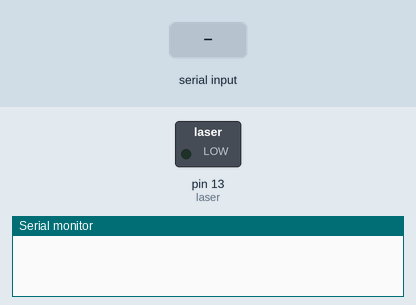
The sketch below on a simulated Arduino Uno, built with avr-gcc and run on an emulated ATmega328P. Parts: switched loads named in the sketch (green lamp = pin HIGH), the last lines printed to the serial monitor. The inputs (shaded band) are chosen by the test bench.

Above: at 1.2 s.
1.3 s: "cow" received over the second serial link
At 2.5 s:
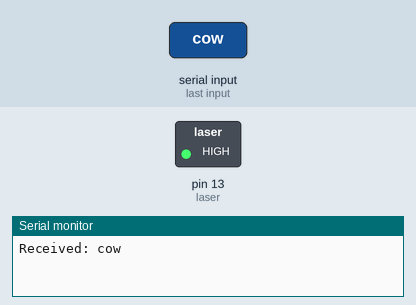
2.8 s: "end" received over the second serial link
At 3.6 s:
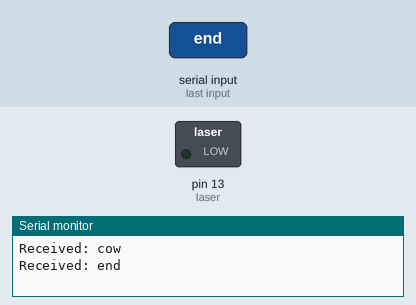
Timing chart, 0 to 5.8 s (numbered marks = the images above; inputs shaded):
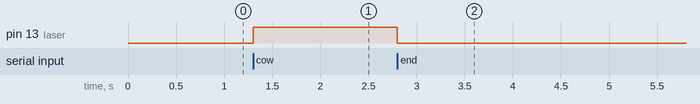

The sketch:

BLUTOOTH.ino
```cpp
#include <SoftwareSerial.h>

SoftwareSerial BTSerial(2, 3); // RX to 2, TX to 3
int laser = 13;

void setup() {
  Serial.begin(9600);
  BTSerial.begin(9600);
  pinMode(laser, OUTPUT);
}

void loop() {
  if (BTSerial.available()) {
    char receivedData[4] = {0}; // 크기 4로 변경 (3문자 + NULL)
    if (BTSerial.readBytes(receivedData, 3) == 3) { // 정확히 3바이트를 읽기
      if (strcmp(receivedData, "cow") == 0) {
        digitalWrite(laser, HIGH);
      }
      else if(strcmp(receivedData,"end")== 0){
        digitalWrite(laser,LOW);
      }
      Serial.print("Received: ");
      Serial.println(receivedData);
    }
  }

  if (Serial.available()) {
    char sendChar = Serial.read();
    BTSerial.print(sendChar);
  }
}
```

Measured:
- after the input at 1.3 s, pin 13 (laser): LOW → HIGH at once
- after the input at 2.8 s, pin 13 (laser): HIGH → LOW at once
